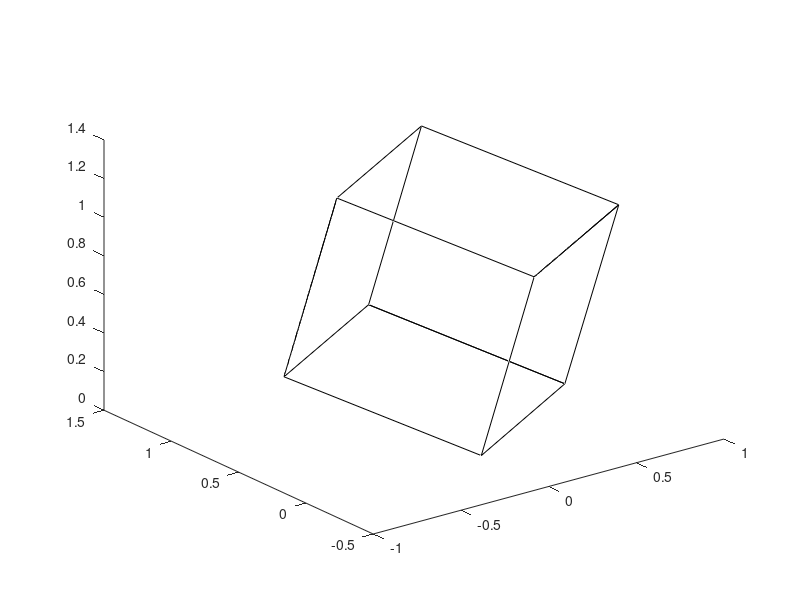

This figure's MATLAB source:
x1=[0 1 1 0 0 0 0 0 1 1 1 1 1 0 0 1];
y1=[0 0 0 0 0 1 1 0 0 1 1 0 1 1 1 1];
z1=[0 0 1 1 0 0 1 1 1 1 0 0 0 0 1 1];
plot3(x1,y1,z1,'k'); 
x2=[0 1 1 0 0 0 0 0 1 1 1 1 1 0 0 1];
y2=[0 0 -0.2588190 -0.2588190 0 0.9659258 0.7071068 -0.2588190 -0.2588190 0.7071068 0.9659258 0 0.9659258 0.9659258 0.7071068 0.7071068];
z2=[0 0 0.9659258 0.9659258 0 0.2588190 1.2247449 0.9659258 0.9659258 1.2247449 0.2588190 0 0.2588190 0.2588190 1.2247449 1.2247449];
plot3(x2,y2,z2,'k'); 
x3=[0 0.86 0.9954349 0.1294095 0 -0.4829629 -0.3535534 0.1294095 0.9954349 0.512472 0.3830625 0.86 0.3830625 -0.48296629 -0.3535534 0.512472];
y3=[0 0.5 0.2758561 -0.2241439 0 0.8365163 0.6123724 -0.2241439 0.2758561 1.112372 1.3365163 0.5 1.3365163 0.8365163 0.6123724 1.112372];
z3=[0 0.00 0.9659258 0.9659258 0 0.2588190 1.2247449 0.9659258 0.9659258 1.2247449 0.2588190 0.00 0.2588190 0.2588190 1.2247449 1.2247449];
plot3(x3,y3,z3,'k');
